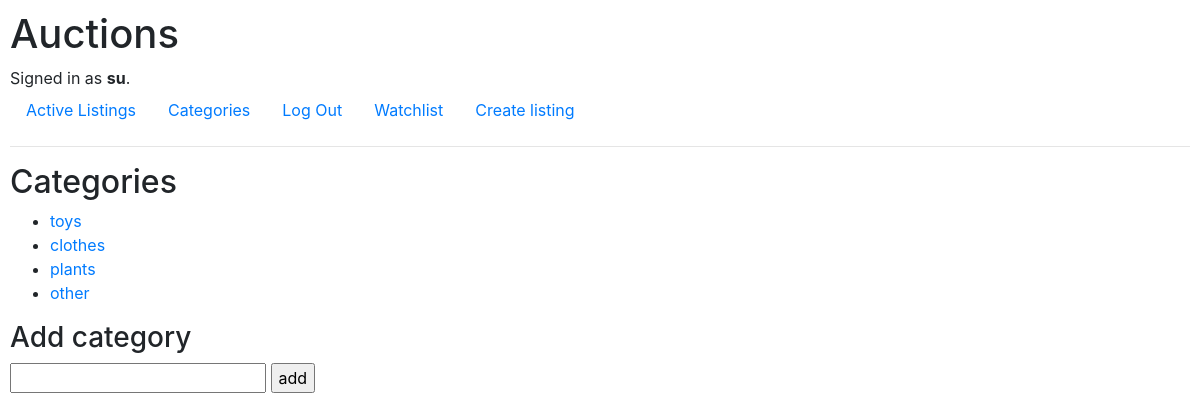
The page /categories (signed in) on the database its author committed.
### auctions/models.py (models this page shows)
class User(AbstractUser):
    pass

class Category(models.Model):
    category_name = models.CharField(max_length=64)
    def __str__(self):
        return F"{self.category_name}"

### auctions/views.py (the view)
# urls.py: path("categories", views.categories, name="categories"),
def categories(request):
    if request.method == "POST":
       form_category = request.POST.get('category', '')
       category_obj = Category(category_name = form_category)
       category_obj.save()
       return  redirect('categories')
    else:
        return render(request, "auctions/category.html",{
            "categories": Category.objects.all(),
            })

### auctions/templates/auctions/category.html (shortened to what this page needs)
{% extends "auctions/layout.html" %}
{% block body %}
    <h2>Categories</h2>
    <ul>
        {% for category in categories %}
        <li>
             <a href="{%url 'filter'%}/{{category}}">
                 {{ category }}
            </a>
        </li>
        {%empty%}
        <li>No Categories</li>
        {% endfor %}
    </ul>
    <h3>Add category</h3>
    <form action="{% url 'categories' %}" method="post">
    <input type="text" name="category">
     <input type="submit" value="add">
     </form>
{% endblock %}

### auctions/templates/auctions/layout.html (shortened to what this page needs)
{% load static %}
<!DOCTYPE html>
<html lang="en">
    <head>
        <link rel="stylesheet" href="https://stackpath.bootstrapcdn.com/bootstrap/4.4.1/css/bootstrap.min.css">
        <link href="{% static 'auctions/styles.css' %}" rel="stylesheet">
    </head>
    <body>
        <h1>Auctions</h1>
        <div>
            {% if user.is_authenticated %}
                Signed in as <strong>{{ user.username }}</strong>.
            {% else %}
                Not signed in.
            {% endif %}
        </div>
        <ul class="nav">
            <li class="nav-item">
                <a class="nav-link" href="{% url 'index' %}">Active Listings</a>
            </li>
            <li class="nav-item">
                <a class="nav-link" href="{% url 'categories' %}">Categories</a>
            </li>
            {% if user.is_authenticated %}
                <li class="nav-item">
                    <a class="nav-link" href="{% url 'logout' %}">Log Out</a>
                </li>
               <li class="nav-item">
                    <a class="nav-link" href="{% url 'watchlist' %}">Watchlist</a>
                </li>
               <li class="nav-item">
                    <a class="nav-link" href="{% url 'create-listing' %}">Create listing</a>
                </li>
            {% endif %}
        </ul>
        <hr>
        {% block body %}
        {% endblock %}
    </body>
</html>

### auctions/static/auctions/styles.css (style rules this page uses)
body { padding: 10px; }

### rows shown on the page
User: username "su"
Category: category_name "toys"
Category: category_name "clothes"
Category: category_name "plants"
Category: category_name "other"
